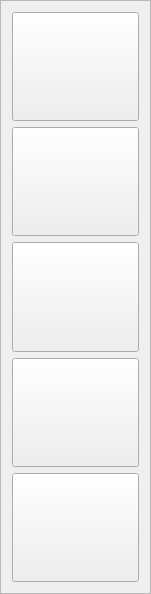
    <widget class="QFrame" name="Bframe_5">
     <property name="geometry">
      <rect>
       <x>822</x>
       <y>0</y>
       <width>151</width>
       <height>594</height>
      </rect>
     </property>
     <property name="autoFillBackground">
      <bool>false</bool>
     </property>
     <property name="styleSheet">
      <string notr="true">border-image:none;</string>
     </property>
     <property name="frameShape">
      <enum>QFrame::StyledPanel</enum>
     </property>
     <property name="frameShadow">
      <enum>QFrame::Raised</enum>
     </property>
     <layout class="QVBoxLayout" name="verticalLayout_6">
      <item>
       <widget class="QPushButton" name="room13_B">
        <property name="sizePolicy">
         <sizepolicy hsizetype="Minimum" vsizetype="Minimum">
          <horstretch>0</horstretch>
          <verstretch>0</verstretch>
         </sizepolicy>
        </property>
        <property name="font">
         <font>
          <underline>false</underline>
         </font>
        </property>
        <property name="cursor">
         <cursorShape>PointingHandCursor</cursorShape>
        </property>
        <property name="mouseTracking">
         <bool>false</bool>
        </property>
        <property name="focusPolicy">
         <enum>Qt::NoFocus</enum>
        </property>
        <property name="contextMenuPolicy">
         <enum>Qt::NoContextMenu</enum>
        </property>
        <property name="autoFillBackground">
         <bool>false</bool>
        </property>
        <property name="styleSheet">
         <string notr="true">QPushButton{
border-image: url(:/ROOM/EMPTYROOM_13);
}

QPushButton:hover{
border-image: url(:/ROOM/EMPTYROOM_13_T);
}

QPushButton:checked{
border-image:url(:/ROOM/PAIDROOM_13);
}</string>
        </property>
        <property name="text">
         <string/>
        </property>
        <property name="checkable">
         <bool>true</bool>
        </property>
        <property name="autoRepeat">
         <bool>false</bool>
        </property>
        <property name="autoExclusive">
         <bool>false</bool>
        </property>
        <property name="autoDefault">
         <bool>false</bool>
        </property>
        <property name="default">
         <bool>false</bool>
        </property>
        <property name="flat">
         <bool>false</bool>
        </property>
       </widget>
      </item>
      <item>
       <widget class="QPushButton" name="room14_B">
        <property name="sizePolicy">
         <sizepolicy hsizetype="Minimum" vsizetype="Minimum">
          <horstretch>0</horstretch>
          <verstretch>0</verstretch>
         </sizepolicy>
        </property>
        <property name="font">
         <font>
          <underline>false</underline>
         </font>
        </property>
        <property name="cursor">
         <cursorShape>PointingHandCursor</cursorShape>
        </property>
        <property name="mouseTracking">
         <bool>false</bool>
        </property>
        <property name="focusPolicy">
         <enum>Qt::NoFocus</enum>
        </property>
        <property name="contextMenuPolicy">
         <enum>Qt::NoContextMenu</enum>
        </property>
        <property name="autoFillBackground">
         <bool>false</bool>
        </property>
        <property name="styleSheet">
         <string notr="true">QPushButton{
border-image: url(:/ROOM/EMPTYROOM_14);
}

QPushButton:hover{
border-image: url(:/ROOM/EMPTYROOM_14_T);
}

QPushButton:checked{
border-image: url(:/ROOM/PAIDROOM_14);
}
</string>
        </property>
        <property name="text">
         <string/>
        </property>
        <property name="checkable">
         <bool>true</bool>
        </property>
        <property name="checked">
         <bool>false</bool>
        </property>
        <property name="autoRepeat">
         <bool>false</bool>
        </property>
        <property name="autoExclusive">
         <bool>false</bool>
        </property>
        <property name="autoDefault">
         <bool>false</bool>
        </property>
        <property name="default">
         <bool>false</bool>
        </property>
        <property name="flat">
         <bool>false</bool>
        </property>
       </widget>
      </item>
      <item>
       <widget class="QPushButton" name="room15_B">
        <property name="sizePolicy">
         <sizepolicy hsizetype="Minimum" vsizetype="Minimum">
          <horstretch>0</horstretch>
          <verstretch>0</verstretch>
         </sizepolicy>
        </property>
        <property name="font">
         <font>
          <underline>false</underline>
         </font>
        </property>
        <property name="cursor">
         <cursorShape>PointingHandCursor</cursorShape>
        </property>
        <property name="mouseTracking">
         <bool>false</bool>
        </property>
        <property name="focusPolicy">
         <enum>Qt::NoFocus</enum>
        </property>
        <property name="contextMenuPolicy">
         <enum>Qt::NoContextMenu</enum>
        </property>
        <property name="autoFillBackground">
         <bool>false</bool>
        </property>
        <property name="styleSheet">
         <string notr="true">QPushButton{
border-image: url(:/ROOM/EMPTYROOM_15);
}

QPushButton:hover{
border-image: url(:/ROOM/EMPTYROOM_15_T);
}

QPushButton:checked{
border-image: url(:/ROOM/PAIDROOM_15);
}
</string>
        </property>
        <property name="text">
         <string/>
        </property>
        <property name="checkable">
         <bool>true</bool>
        </property>
        <property name="checked">
         <bool>false</bool>
        </property>
        <property name="autoRepeat">
         <bool>false</bool>
        </property>
        <property name="autoExclusive">
         <bool>false</bool>
        </property>
        <property name="autoDefault">
         <bool>false</bool>
        </property>
        <property name="default">
         <bool>false</bool>
        </property>
        <property name="flat">
         <bool>false</bool>
        </property>
       </widget>
      </item>
      <item>
       <widget class="QPushButton" name="room16_B">
        <property name="sizePolicy">
         <sizepolicy hsizetype="Minimum" vsizetype="Minimum">
          <horstretch>0</horstretch>
          <verstretch>0</verstretch>
         </sizepolicy>
        </property>
        <property name="font">
         <font>
          <underline>false</underline>
         </font>
        </property>
        <property name="cursor">
         <cursorShape>PointingHandCursor</cursorShape>
        </property>
        <property name="mouseTracking">
         <bool>false</bool>
        </property>
        <property name="focusPolicy">
         <enum>Qt::NoFocus</enum>
        </property>
        <property name="contextMenuPolicy">
         <enum>Qt::NoContextMenu</enum>
        </property>
        <property name="autoFillBackground">
         <bool>false</bool>
        </property>
        <property name="styleSheet">
         <string notr="true">QPushButton{
border-image: url(:/ROOM/EMPTYROOM_16);
}

QPushButton:hover{
border-image: url(:/ROOM/EMPTYROOM_16_T);
}

QPushButton:checked{
border-image: url(:/ROOM/PAIDROOM_16);
}
</string>
        </property>
        <property name="text">
         <string/>
        </property>
        <property name="checkable">
         <bool>true</bool>
        </property>
        <property name="checked">
         <bool>false</bool>
        </property>
        <property name="autoRepeat">
         <bool>false</bool>
        </property>
        <property name="autoExclusive">
         <bool>false</bool>
        </property>
        <property name="autoDefault">
         <bool>false</bool>
        </property>
        <property name="default">
         <bool>false</bool>
        </property>
        <property name="flat">
         <bool>false</bool>
        </property>
       </widget>
      </item>
      <item>
       <widget class="QPushButton" name="room17_B">
        <property name="sizePolicy">
         <sizepolicy hsizetype="Minimum" vsizetype="Minimum">
          <horstretch>0</horstretch>
          <verstretch>0</verstretch>
         </sizepolicy>
        </property>
        <property name="font">
         <font>
          <underline>false</underline>
         </font>
        </property>
        <property name="cursor">
         <cursorShape>PointingHandCursor</cursorShape>
        </property>
        <property name="mouseTracking">
         <bool>false</bool>
        </property>
        <property name="focusPolicy">
         <enum>Qt::NoFocus</enum>
        </property>
        <property name="contextMenuPolicy">
         <enum>Qt::NoContextMenu</enum>
        </property>
        <property name="autoFillBackground">
         <bool>false</bool>
        </property>
        <property name="styleSheet">
         <string notr="true">QPushButton{
border-image: url(:/ROOM/EMPTYROOM_17);
}

QPushButton:hover{
border-image: url(:/ROOM/EMPTYROOM_17_T);
}

QPushButton:checked{
border-image: url(:/ROOM/PAIDROOM_17);
}
</string>
        </property>
        <property name="text">
         <string/>
        </property>
        <property name="checkable">
         <bool>true</bool>
        </property>
        <property name="checked">
         <bool>false</bool>
        </property>
        <property name="autoRepeat">
         <bool>false</bool>
        </property>
        <property name="autoExclusive">
         <bool>false</bool>
        </property>
        <property name="autoDefault">
         <bool>false</bool>
        </property>
        <property name="default">
         <bool>false</bool>
        </property>
        <property name="flat">
         <bool>false</bool>
        </property>
       </widget>
      </item>
     </layout>
    </widget>
